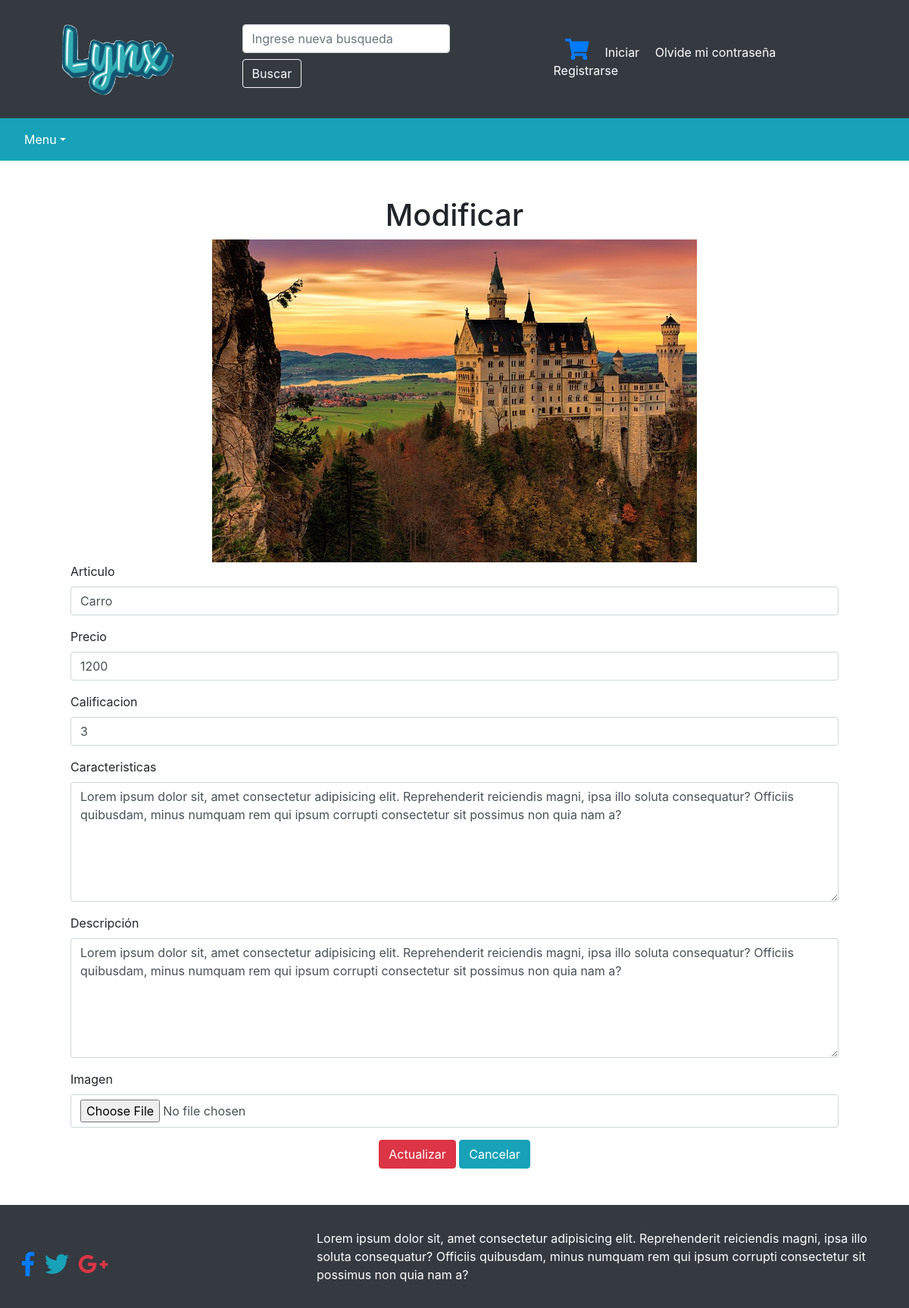
The app's page /modificar.php?id=15 with its own data.
### tables this page shows
CREATE TABLE `articulo` (
  `id_articulo` int(11) NOT NULL,
  `nombre` varchar(60) NOT NULL,
  `precio` double NOT NULL,
  `calificacion` double NOT NULL,
  `dir_imagen` varchar(60) NOT NULL,
  `caracteristicas` varchar(250) NOT NULL,
  `descripcion` varchar(250) NOT NULL
);

### modificar.php (the view, shortened to what this page needs)
<?php
include 'conexion.php';
$errores="";
if($_SERVER['REQUEST_METHOD']=='GET'){
    if(isset($_GET['id'])){
        $id=filter_input(INPUT_GET,'id',FILTER_SANITIZE_STRING);;
        $sql="SELECT * FROM articulo WHERE id_articulo=:id";
        $sentencia=$conexion->prepare($sql);
        $sentencia->bindValue(':id',$id);
        $sentencia->execute();
        $datos=$sentencia->fetch(PDO::FETCH_NAMED);
        $producto= $datos['nombre'];
        $precio=$datos['precio'];
        $cal=$datos['calificacion'];
        $dir=$datos['dir_imagen'];
        $caracteristicas=$datos['caracteristicas'];
        $descripcion=$datos['descripcion'];
    }else{
        $errores="Falta proporcionar parametro ID";
    }
}
?>
    <!doctype html>
    <html lang="en">
    <head>
        <?php include 'encabezado.php' ?>
    <body>
        <div class="container">
            <?php if($errores!=""):?>
            <div class="alert alert-warning" role="alert">
                <strong>
                    <?=$errores?>
                </strong>
            </div>
            <?php else:?>
            <form action="" method="POST" class="m-5" enctype="multipart/form-data">
            <h1 class="text-center">Modificar</h1>
            <div class="text-center">
                <img src="<?=$dir?>" alt="">
                </div>
                <div class="form-group">
                    <label for="producto">Articulo</label>
                    <input type="text" class="form-control" name="producto" id="producto" value="<?=$producto?>">
                </div>
                <div class="form-group">
                    <label for="cant">Precio</label>
                    <input type="number" class="form-control" name="precio" id="precio" value="<?=$precio?>">
                </div>
                <div class="form-group">
                    <label for="cant">Calificacion</label>
                    <input type="number" class="form-control" name="cal" id="cal" value="<?=$cal?>">
                </div>
                <div class="form-group">
                    <label for="">Caracteristicas</label>
                    <textarea rows="6" type="text" class="form-control" name="caracteristicas" id="caracteristicas" aria-describedby="helpId" placeholder=""><?=$caracteristicas?></textarea>
                </div>
                <div class="form-group">
                    <label for="">Descripción</label>
                    <textarea rows="6" type="text" class="form-control" name="descripcion" id="descripcion" aria-describedby="helpId" placeholder=""><?=$descripcion?></textarea>
                </div>
                <div class="form-group">
                    <label for="cant">Imagen</label>
                    <input type="file" class="form-control" name="archivo" id="archivo" value="<?=$dir?>">
                </div>
                <div class="text-center">
                <button type="submit" class="btn btn-danger">Actualizar</button>
                <a href="catalogo.php" class="btn btn-info">Cancelar</a>
                </div>
            </form>
            <?php endif?>
        </div>
        <?php include 'PIE.php' ?>

### records on screen
articulo: dir_imagen (picture), producto "Carro", precio "1200", cal "3", caracteristicas "Lorem ipsum dolor sit, amet consectetur adipisicing elit. Reprehenderit reiciendis magni, ipsa illo soluta consequatur? Officiis quibusdam, minus numquam rem qui ipsum corrupti consectetur sit possimus non quia nam a?", descripcion "Lorem ipsum dolor sit, amet consectetur adipisicing elit. Reprehenderit reiciendis magni, ipsa illo soluta consequatur? Officiis quibusdam, minus numquam rem qui ipsum corrupti consectetur sit possimus non quia nam a?"
